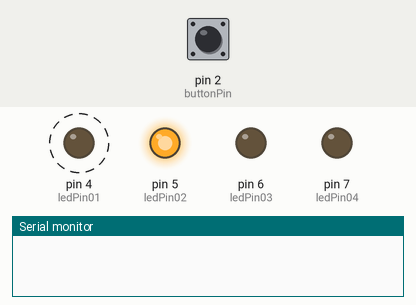
Recording of a sketch running on a simulated Arduino Uno, built with avr-gcc and run on an emulated ATmega328P. Shown: output pins drawn as LEDs (lit = HIGH), the last lines printed to the serial monitor. Dashed ring = blinking. The inputs (shaded band) are chosen by the test bench; at power-on: pin 2 (buttonPin) HIGH.

Above: at 2.5 s.
2.6 s: pin 2 (buttonPin) pulled LOW for 0.15 s
At 4.0 s:
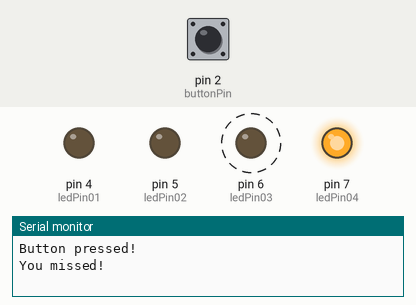
5.7 s: pin 2 (buttonPin) pulsed LOW 5 times (0.12 s each, 0.3 s apart)
At 6.6 s:
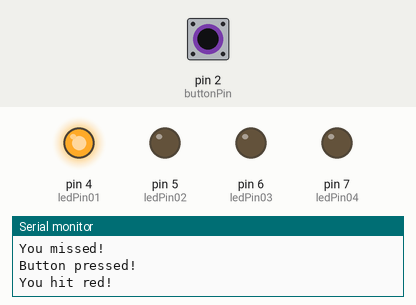
At 7.55 s:
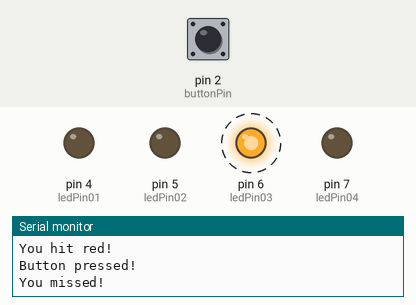
Timing chart, 0 to 14.7 s (numbered marks = the images above; inputs shaded):
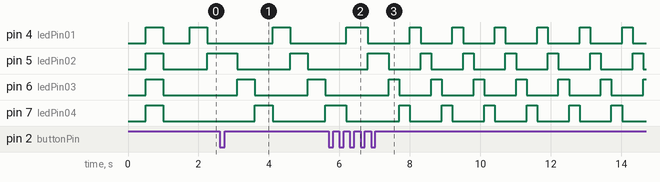

The sketch:

Sym_Whysel_SS2.ino
```cpp
/// Short Sketch II
/// aka not-that-short janky lil arcade game
/// BEHOLD THE SCOPE CREEP


const int buttonPin = 2;

const int ledPin01 = 4;
const int ledPin02 = 5;
const int ledPin03 = 6;
const int ledPin04 = 7;

const int ms01 = 500;
const int ms02 = 300;
const int ms03 = 200;
const int ms04 = 100;

const int p1 = 1;
const int p2 = 2;
const int p3 = 3;
const int p4 = 4;

int nextPhase = p1;
int currentDiff = ms01;

unsigned long lastMillis = 0;

bool currentState = false;
bool lastState = false;
bool onRed = false;
bool startingUp = true;
bool buttonPressed = false;

void setup() {
  pinMode(ledPin01, OUTPUT);
  pinMode(ledPin02, OUTPUT);
  pinMode(ledPin03, OUTPUT);
  pinMode(ledPin04, OUTPUT);

  pinMode(buttonPin, INPUT_PULLUP);

  Serial.begin(115200);
}

void loop() {

  // Startup buffer/fluff
  if (startingUp) {
    cycleStartup(ms01);
    startingUp = false;
  }

  // Check if our difficulty's millisecond count has passed.
  if (millis() - lastMillis <= currentDiff) {
    currentState = !digitalRead(buttonPin);

    // Has our state changed, and is the button down.
    // Should stop the unclick from registering as a press.
    if (currentState == 1 && lastState != 1) {
      Serial.println("Button pressed!");

      // Are we on red?
      if (onRed) {
        Serial.println("You hit red!");
        // Increase difficulty or win.
        cycleDiff(currentDiff);
        delay(500);

      } else if (!onRed) {

        // We are not on red.
        Serial.println("You missed!");
        delay(500);
      }
    }
    // update lastState
    lastState = currentState;

  } else {
    lastMillis = millis();
    // Continue
    cyclePhase(currentDiff);
  }

}

void cycleStartup(float d) {
    digitalWrite(ledPin01, LOW);
    digitalWrite(ledPin02, LOW);
    digitalWrite(ledPin03, LOW);
    digitalWrite(ledPin04, LOW);

    delay(d);

    digitalWrite(ledPin01, HIGH);
    digitalWrite(ledPin02, HIGH);
    digitalWrite(ledPin03, HIGH);
    digitalWrite(ledPin04, HIGH);

    delay(d);

    digitalWrite(ledPin01, LOW);
    digitalWrite(ledPin02, LOW);
    digitalWrite(ledPin03, LOW);
    digitalWrite(ledPin04, LOW);

    delay(d * 1.5);
}

void cyclePhase(float d) {
  switch (nextPhase) {
    case 1:
      onRed = true;
      digitalWrite(ledPin04, LOW);
      digitalWrite(ledPin01, HIGH);

      nextPhase = 2;
      break;

    case 2:
      onRed = false;
      digitalWrite(ledPin01, LOW);
      digitalWrite(ledPin02, HIGH);

      nextPhase = 3;
      break;

    case 3:
      digitalWrite(ledPin02, LOW);
      digitalWrite(ledPin03, HIGH);

      nextPhase = 4;
      break;

    case 4:
      digitalWrite(ledPin03, LOW);
      digitalWrite(ledPin04, HIGH);

      nextPhase = 1;
      break;
  }
}

void cycleDiff(int lastDiff) {
  switch (lastDiff) {
    case ms01:
      currentDiff = ms02;
      break;

    case ms02:
      currentDiff = ms03;
      break;

    case ms03:
      currentDiff = ms04;
      break;

    case ms04:
      Serial.println("You win!");

      digitalWrite(ledPin01, HIGH);
      digitalWrite(ledPin02, HIGH);
      digitalWrite(ledPin03, HIGH);
      digitalWrite(ledPin04, HIGH);

      delay(500);

      digitalWrite(ledPin01, LOW);
      digitalWrite(ledPin02, LOW);
      digitalWrite(ledPin03, LOW);
      digitalWrite(ledPin04, LOW);

      delay(500);

      currentDiff = ms01;
      break;
  }
}
```

Measured:
- after the input at 5.7 s, pin 6 (ledPin03): alternates HIGH for 0.30 s and LOW for 0.90 s, starting after 1.7 s
- by itself, pin 5 (ledPin02): repeats every 1.2 s: LOW 0.90 s, HIGH 0.30 s
- by itself, pin 6 (ledPin03): alternates HIGH for 0.50 s and LOW for 1.5 s
- by itself, pin 7 (ledPin04): repeats every 1.2 s: HIGH 0.30 s, LOW 0.90 s
